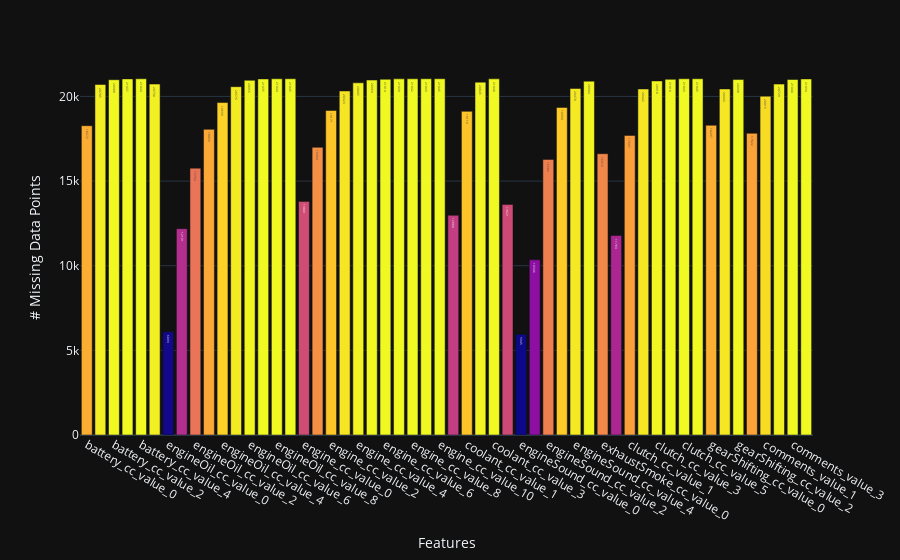

Source (notebook cell):
### Markdown cell above
<h2>4.3 Handling Missing Values</h2>

### Code cell
print('Total Features with missing values: ',  train.isna().sum()[train.isna().sum()>0].shape[0])
fig = px.bar(x = train.isna().sum()[train.isna().sum()>0].index.str.replace('engineTransmission_', '')
            , y = train.isna().sum()[train.isna().sum()>0].values
            , template= 'plotly_dark'
            , color= train.isna().sum()[train.isna().sum()>0].values
        )
fig.update_traces(text = train.isna().sum()[train.isna().sum()>0].values)
fig.update_layout(
        xaxis_title="Features"
        , yaxis_title="# Missing Data Points"
        , coloraxis_showscale=False
)

### Figure 1 — Plotly figure (JSON) as saved in the notebook; plotly's stock layout.template omitted (floating-point values rounded to 4 significant figures)
{"data": [{"alignmentgroup": "True", "hovertemplate": "x=%{x}<br>y=%{y}<br>color=%{marker.color}<extra></extra>", "legendgroup": "", "marker": {"color": [18272, 20705, 20988, 21037, 21044, 20730, 6093, 12191, 15764, 18056, 19639, 20576, 20955, 21035, 21044, 21045, 13801, 16994, 19171, 20323, 20805, 20969, 21014, 21039, 21042, 21043, 21045, 12980, 19119, 20845, 21040, 13621, 5945, 10346, 16282, 19350, 20470, 20904, 16615, 11783, 17697, 20442, 20918, 21010, 21043, 21045, 18297, 20443, 20998, 17822, 20015, 20729, 21000, 21034], "coloraxis": "coloraxis", "pattern": {"shape": ""}}, "name": "", "offsetgroup": "", "orientation": "v", "showlegend": false, "text": [18272, 20705, 20988, 21037, 21044, 20730, 6093, 12191, 15764, 18056, 19639, 20576, 20955, 21035, 21044, 21045, 13801, 16994, 19171, 20323, 20805, 20969, 21014, 21039, 21042, 21043, 21045, 12980, 19119, 20845, 21040, 13621, 5945, 10346, 16282, 19350, 20470, 20904, 16615, 11783, 17697, 20442, 20918, 21010, 21043, 21045, 18297, 20443, 20998, 17822, 20015, 20729, 21000, 21034], "textposition": "auto", "type": "bar", "x": ["battery_cc_value_0", "battery_cc_value_1", "battery_cc_value_2", "battery_cc_value_3", "battery_cc_value_4", "engineOilLevelDipstick_cc_value_0", "engineOil_cc_value_0", "engineOil_cc_value_1", "engineOil_cc_value_2", "engineOil_cc_value_3", "engineOil_cc_value_4", "engineOil_cc_value_5", "engineOil_cc_value_6", "engineOil_cc_value_7", "engineOil_cc_value_8", "engineOil_cc_value_9", "engine_cc_value_0", "engine_cc_value_1", "engine_cc_value_2", "engine_cc_value_3", "engine_cc_value_4", "engine_cc_value_5", "engine_cc_value_6", "engine_cc_value_7", "engine_cc_value_8", "engine_cc_value_9", "engine_cc_value_10", "coolant_cc_value_0", "coolant_cc_value_1", "coolant_cc_value_2", "coolant_cc_value_3", "engineMounting_cc_value_0", "engineSound_cc_value_0", "engineSound_cc_value_1", "engineSound_cc_value_2", "engineSound_cc_value_3", "engineSound_cc_value_4", "engineSound_cc_value_5", "exhaustSmoke_cc_value_0", "clutch_cc_value_0", "clutch_cc_value_1", "clutch_cc_value_2", "clutch_cc_value_3", "clutch_cc_value_4", "clutch_cc_value_5", "clutch_cc_value_6", "gearShifting_cc_value_0", "gearShifting_cc_value_1", "gearShifting_cc_value_2", "comments_value_0", "comments_value_1", "comments_value_2", "comments_value_3", "comments_value_4"], "xaxis": "x", "y": [18272, 20705, 20988, 21037, 21044, 20730, 6093, 12191, 15764, 18056, 19639, 20576, 20955, 21035, 21044, 21045, 13801, 16994, 19171, 20323, 20805, 20969, 21014, 21039, 21042, 21043, 21045, 12980, 19119, 20845, 21040, 13621, 5945, 10346, 16282, 19350, 20470, 20904, 16615, 11783, 17697, 20442, 20918, 21010, 21043, 21045, 18297, 20443, 20998, 17822, 20015, 20729, 21000, 21034], "yaxis": "y"}], "layout": {"barmode": "relative", "coloraxis": {"colorbar": {"title": {"text": "color"}}, "colorscale": [[0, "#0d0887"], [0.1111, "#46039f"], [0.2222, "#7201a8"], [0.3333, "#9c179e"], [0.4444, "#bd3786"], [0.5556, "#d8576b"], [0.6667, "#ed7953"], [0.7778, "#fb9f3a"], [0.8889, "#fdca26"], [1, "#f0f921"]], "showscale": false}, "legend": {"tracegroupgap": 0}, "margin": {"t": 60}, "xaxis": {"anchor": "y", "domain": [0, 1], "title": {"text": "Features"}}, "yaxis": {"anchor": "x", "domain": [0, 1], "title": {"text": "# Missing Data Points"}}}}
